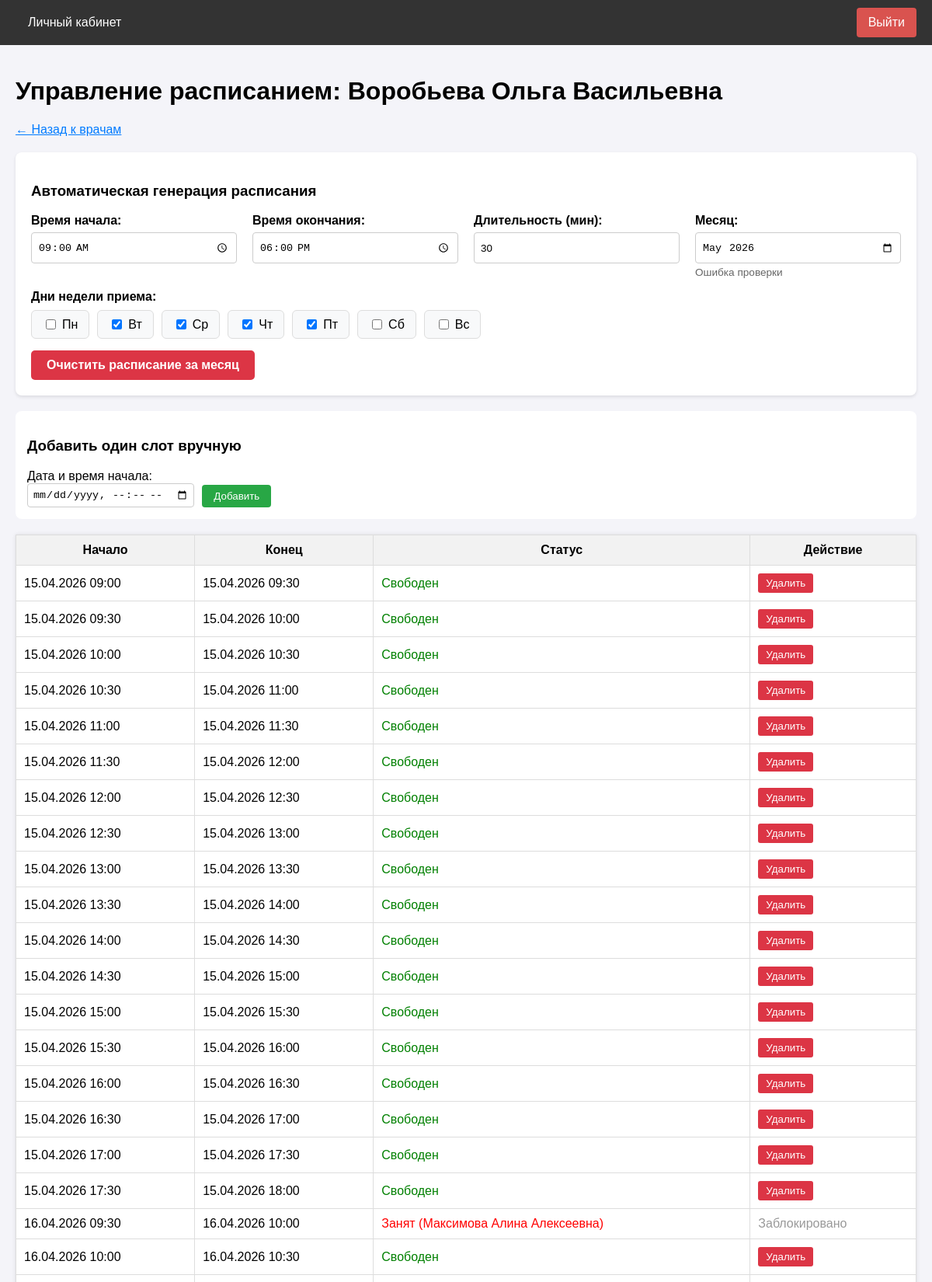
The page /admin/schedule/1 (signed in, upper part) on the database its author committed.
### app/models.py (models this page shows, shortened)
class User(UserMixin, db.Model):
    __tablename__ = 'users'
    id = db.Column(db.Integer, primary_key=True)
    username = db.Column(db.String(64), index=True, unique=True)
    email = db.Column(db.String(120), index=True, unique=True)
    phone = db.Column(db.String(20), index=True, unique=True)
    password_hash = db.Column(db.String(256))
    role = db.Column(db.String(20), index=True, default='patient')
    specialty = db.Column(db.String(100), nullable=True) # Для врача
    office_number = db.Column(db.String(10), nullable=True) # Для врача
    oms_number = db.Column(db.String(20), nullable=True) # Для пациента
    created_at = db.Column(db.DateTime, default=datetime.utcnow)
    appointments_as_patient = db.relationship('Appointment', foreign_keys='Appointment.patient_id', backref='patient', lazy='dynamic')
    appointments_as_doctor = db.relationship('Appointment', foreign_keys='Appointment.doctor_id', backref='doctor', lazy='dynamic')
    schedule_slots = db.relationship('ScheduleSlot', backref='doctor', lazy='dynamic')
    action_logs = db.relationship('ActionLog', backref='user', lazy='dynamic')

class ScheduleSlot(db.Model):
    __tablename__ = 'schedule_slots'
    id = db.Column(db.Integer, primary_key=True)
    doctor_id = db.Column(db.Integer, db.ForeignKey('users.id'), nullable=False)
    start_time = db.Column(db.DateTime, nullable=False, index=True)
    end_time = db.Column(db.DateTime, nullable=False)
    is_available = db.Column(db.Boolean, default=True) # True - свободно, False - занято/отменено
    appointment = db.relationship('Appointment', uselist=False, backref='slot')

### app/admin/routes.py (the view)
@bp.route('/schedule/<int:doctor_id>')
@login_required
@role_required('admin')
def manage_schedule(doctor_id):
    doctor = User.query.get_or_404(doctor_id)
    if doctor.role != 'doctor':
        flash('Выберите врача для управления расписанием.')
        return redirect(url_for('admin.manage_doctors'))
    slots = ScheduleSlot.query.filter_by(doctor_id=doctor.id).order_by(ScheduleSlot.start_time).all()
    return render_template('admin/manage_schedule.html', title=f'Расписание: {doctor.username}', doctor=doctor, slots=slots)

### app/models.py (called while the page is built)
@login_manager.user_loader
def load_user(user_id):
    return User.query.get(int(user_id))

### app/utils.py (called while the page is built)
def role_required(role):
    def decorator(f):
        @wraps(f)
        def decorated_function(*args, **kwargs):
            if not current_user.is_authenticated:
                return redirect(url_for('auth.login'))
            if current_user.role != role:
                flash('У вас нет доступа к этой странице.')
                return redirect(url_for('main.index'))
            return f(*args, **kwargs)
        return decorated_function
    return decorator

### app/templates/admin/manage_schedule.html (shortened to what this page needs)
{% extends "base.html" %}
{% block content %}
<h1>Управление расписанием: {{ doctor.username }}</h1>
<a href="{{ url_for('admin.manage_doctors') }}" style="color:#007bff; margin-bottom:20px; display:inline-block;">← Назад к врачам</a>
<div style="background:white; padding:20px; border-radius:8px; margin-bottom:20px; box-shadow: 0 2px 4px rgba(0,0,0,0.1);">
    <h3>Автоматическая генерация расписания</h3>
    <form id="gen-form" action="{{ url_for('admin.generate_schedule_slots', doctor_id=doctor.id) }}" method="post">
        <div style="display: grid; grid-template-columns: repeat(auto-fit, minmax(180px, 1fr)); gap: 20px; margin-bottom: 15px;">
            <div style="display: flex; flex-direction: column;">
                <label style="margin-bottom:6px; font-weight:bold;">Время начала:</label>
                <input type="time" name="start_time" value="09:00" required style="height:40px; padding:8px; border:1px solid #ccc; border-radius:4px; box-sizing:border-box;">
            </div>
            <div style="display: flex; flex-direction: column;">
                <label style="margin-bottom:6px; font-weight:bold;">Время окончания:</label>
                <input type="time" name="end_time" value="18:00" required style="height:40px; padding:8px; border:1px solid #ccc; border-radius:4px; box-sizing:border-box;">
            </div>
            <div style="display: flex; flex-direction: column;">
                <label style="margin-bottom:6px; font-weight:bold;">Длительность (мин):</label>
                <input type="number" name="duration" value="30" min="10" max="120" step="5" required style="height:40px; padding:8px; border:1px solid #ccc; border-radius:4px; box-sizing:border-box;">
            </div>
            <div style="display: flex; flex-direction: column;">
                <label style="margin-bottom:6px; font-weight:bold;">Месяц:</label>
                <input type="month" id="schedule-month" name="month" value="{{ datetime.now().strftime('%Y-%m') }}" required style="height:40px; padding:8px; border:1px solid #ccc; border-radius:4px; box-sizing:border-box;">
                <span id="month-info" style="margin-top:4px; font-size:0.85em; color:#666;">⏳ Загрузка...</span>
            </div>
        </div>
        <div style="margin-bottom: 15px;">
            <label style="display:block; margin-bottom:8px; font-weight:bold;">Дни недели приема:</label>
            <div style="display: flex; gap: 10px; flex-wrap: wrap;">
                {% set days = [('0', 'Пн'), ('1', 'Вт'), ('2', 'Ср'), ('3', 'Чт'), ('4', 'Пт'), ('5', 'Сб'), ('6', 'Вс')] %}
                {% for val, name in days %}
                <label style="cursor: pointer; background: #f8f9fa; padding: 8px 14px; border-radius: 6px; border: 1px solid #ddd; display: flex; align-items: center; white-space: nowrap;">
                    <input type="checkbox" name="days" value="{{ val }}" style="margin-right:8px;" {% if val in ['1','2','3','4'] %}checked{% endif %}> {{ name }}
                </label>
                {% endfor %}
            </div>
        </div>
    </form>
    <div style="display: flex; gap: 15px; align-items: flex-end; flex-wrap: wrap;">
        <form action="{{ url_for('admin.clear_schedule', doctor_id=doctor.id) }}" method="post">
            <button type="submit" onclick="return confirm('Вы уверены, что хотите очистить расписание за выбранный месяц? Это действие нельзя отменить.');"
                    style="padding:10px 20px; background:#dc3545; color:white; border:none; border-radius:5px; cursor:pointer; font-weight: bold; font-size:1em;">
                Очистить расписание за месяц
            </button>
        </form>
    </div>
</div>
<div style="background:white; padding:15px; border-radius:8px; margin-bottom:20px;">
    <h3>Добавить один слот вручную</h3>
    <form action="{{ url_for('admin.add_slot') }}" method="post" style="display:flex; gap:10px; align-items:flex-end;">
        <div>
            <label>Дата и время начала:</label><br>
            <input type="datetime-local" name="start_time" required style="padding:6px; border:1px solid #ccc; border-radius:4px;">
        </div>
        <button type="submit" style="padding:7px 15px; background:#28a745; color:white; border:none; border-radius:4px; cursor:pointer;">Добавить</button>
    </form>
</div>
<table style="width:100%; border-collapse:collapse; background:white; box-shadow:0 0 5px rgba(0,0,0,0.1);">
    <tr style="background:#f2f2f2;">
        <th style="border:1px solid #ddd; padding:10px;">Начало</th>
        <th style="border:1px solid #ddd; padding:10px;">Конец</th>
        <th style="border:1px solid #ddd; padding:10px;">Статус</th>
        <th style="border:1px solid #ddd; padding:10px;">Действие</th>
    </tr>
    {% for slot in slots %}
    <tr>
        <td style="border:1px solid #ddd; padding:10px;">{{ slot.start_time.strftime('%d.%m.%Y %H:%M') }}</td>
        <td style="border:1px solid #ddd; padding:10px;">{{ slot.end_time.strftime('%d.%m.%Y %H:%M') }}</td>
        <td style="border:1px solid #ddd; padding:10px; color:{% if slot.is_available %}green{% else %}red{% endif %};">
            {% if slot.is_available %}Свободен{% else %}Занят ({{ slot.appointment.patient.username }}){% endif %}
        </td>
        <td style="border:1px solid #ddd; padding:10px;">
            {% if slot.is_available %}
            <form action="{{ url_for('admin.delete_slot', slot_id=slot.id) }}" method="post" onsubmit="return confirm('Удалить слот?');">
                <button type="submit" style="border:none; background:#dc3545; color:white; padding:5px 10px; border-radius:3px; cursor:pointer;">Удалить</button>
            </form>
            {% else %}
            <span style="color:#999;">Заблокировано</span>
            {% endif %}
        </td>
    </tr>
    {% else %}
    <tr><td colspan="4" style="border:1px solid #ddd; padding:10px; text-align:center;">Расписание пусто.</td></tr>
    {% endfor %}
</table>
{% endblock %}

### app/templates/base.html (style rules this page uses)
body { font-family: Arial, sans-serif; margin: 0; padding: 0; background-color: #f4f4f9; }

### rows shown on the page
User: username "Воробьева Ольга Васильевна"
ScheduleSlot: start_time "15.04.2026 09:00", end_time "15.04.2026 09:30", is_available "Свободен"
ScheduleSlot: start_time "15.04.2026 09:30", end_time "15.04.2026 10:00", is_available "Свободен"
ScheduleSlot: start_time "15.04.2026 10:00", end_time "15.04.2026 10:30", is_available "Свободен"
ScheduleSlot: start_time "15.04.2026 10:30", end_time "15.04.2026 11:00", is_available "Свободен"
ScheduleSlot: start_time "15.04.2026 11:00", end_time "15.04.2026 11:30", is_available "Свободен"
ScheduleSlot: start_time "15.04.2026 11:30", end_time "15.04.2026 12:00", is_available "Свободен"
ScheduleSlot: start_time "15.04.2026 12:00", end_time "15.04.2026 12:30", is_available "Свободен"
ScheduleSlot: start_time "15.04.2026 12:30", end_time "15.04.2026 13:00", is_available "Свободен"
ScheduleSlot: start_time "15.04.2026 13:00", end_time "15.04.2026 13:30", is_available "Свободен"
ScheduleSlot: start_time "15.04.2026 13:30", end_time "15.04.2026 14:00", is_available "Свободен"
ScheduleSlot: start_time "15.04.2026 14:00", end_time "15.04.2026 14:30", is_available "Свободен"
ScheduleSlot: start_time "15.04.2026 14:30", end_time "15.04.2026 15:00", is_available "Свободен"
ScheduleSlot: start_time "15.04.2026 15:00", end_time "15.04.2026 15:30", is_available "Свободен"
ScheduleSlot: start_time "15.04.2026 15:30", end_time "15.04.2026 16:00", is_available "Свободен"
ScheduleSlot: start_time "15.04.2026 16:00", end_time "15.04.2026 16:30", is_available "Свободен"
ScheduleSlot: start_time "15.04.2026 16:30", end_time "15.04.2026 17:00", is_available "Свободен"
ScheduleSlot: start_time "15.04.2026 17:00", end_time "15.04.2026 17:30", is_available "Свободен"
ScheduleSlot: start_time "15.04.2026 17:30", end_time "15.04.2026 18:00", is_available "Свободен"
ScheduleSlot: start_time "16.04.2026 09:30", end_time "16.04.2026 10:00", appointment.patient.username "Максимова Алина Алексеевна", is_available "Заблокировано"
ScheduleSlot: start_time "16.04.2026 10:00", end_time "16.04.2026 10:30", is_available "Свободен"

### other values the page prints
{{ name }} "Пн" "Вт" "Ср" "Чт" "Пт" "Сб" "Вс"
